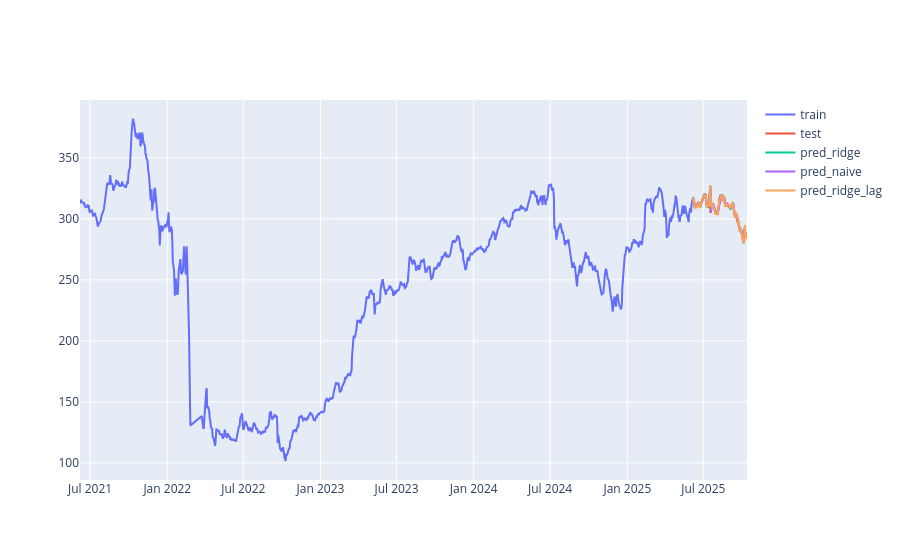

This figure's notebook cell:
### Code cell
fig_pl.add_trace(go.Scatter(
    x=ts_test, 
    y=y_pred_ridge_extended_features, 
    mode='lines', 
    name='pred_ridge_lag'
))
